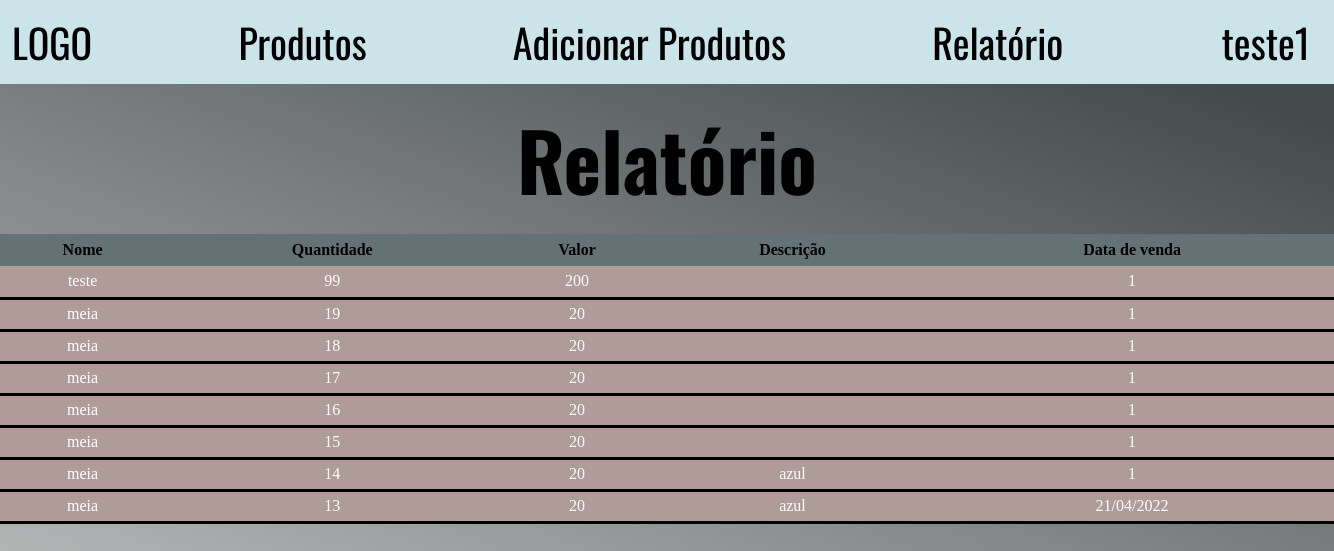
The app's page /Relatório/ (signed in) with its own data.
### algus/models.py (models this page shows, shortened)
class Vendidos(models.Model):
    user = models.ForeignKey(User, on_delete=models.CASCADE)
    nome = models.CharField(max_length=255)
    quantidade = models.IntegerField()
    valor = models.IntegerField()
    descricao = models.TextField(blank=True)
    data = models.CharField(max_length=8)
    class Meta:
        verbose_name_plural = ('Vendidos')

### algus/views.py (called while the page is built)
def relatar(request):
    relatorios = Vendidos.objects.all().filter(user_id=request.user.id)
    return render(request, 'paginas/relatorio.html', {'relatorios':relatorios})

### algus/templates/paginas/relatorio.html
{%extends 'baseout.html'%}
{%block 'out'%}
<body>
    <main>
        <h1>Relatório</h1>
        <table>
            <thead>
                <tr>
                    <th>Nome</th>
                    <th>Quantidade</th>
                    <th>Valor</th>
                    <th>Descrição</th>
                    <th>Data de venda</th>
                </tr>
            </thead>
            <tbody>
                {%for relatorio in relatorios %}
                <tr>
                    <td>{{relatorio.nome}}</td>
                    <td>{{relatorio.quantidade}}</td>
                    <td>{{relatorio.valor}}</td>
                    <td>{{relatorio.descricao}}</td>
                    <td>{{relatorio.data}}</td>
                </tr>
                {%endfor%}
            </tbody>
        </table>
    </main>
{%endblock%}

### templates/baseout.html (shortened to what this page needs)
{%load static%}
<!DOCTYPE html>
<html lang="pt-bt">
<head>
    <link rel="stylesheet" href="style.css">
    <link rel="stylesheet" href="{%static 'css/style.css' %}">
</head>
<body>
    <header>
        <div class="nav">
            <ul>
                <li>
                    <a>LOGO</a>
                    <a href="{%url 'produto'%}">Produtos</a>
                    <a href="{%url 'criar'%}">Adicionar Produtos</a>
                    <a href="{%url 'rell'%}">Relatório</a>
                    <div class="details">
                        <a>{{user.username}}</a>
                    </div>
                </li>
            </ul>
        </div>
    </header>
{%block 'out'%}
{%endblock%}
</body>
</html>

### templates/static/css/style.css (style rules this page uses)
* { padding: 0px; margin: 0px; outline: none; box-sizing: border-box; }
body { height: 100vh; background-color: #c2c2c2; background: linear-gradient(20deg, #c2c2c2 10%, #444b4d 90%); overflow-x: hidden; }
header { background-color: #CBE4EA; width: 100%; }
li { display: flex; justify-content: space-between; }
a { text-decoration: none; color: black; font-size: 2.5em; margin: 12px; font-family: 'Oswald', sans-serif; }
h1 { font-size: 5em; text-align: center; margin: 0.2em; font-family: 'Oswald', sans-serif; }
.details { margin: 12px; }
table { width: 100%; border-collapse: collapse; background-color: #AF9C98; }
table > tbody > tr > td { padding: 4px; }
thead { background-color: #657275; }
tr { text-align: center; height: 32px; }
td { border-bottom: solid black; color: white; }
.details > a { user-select: none; }

### records on screen
Vendidos: nome "teste", quantidade "99", valor "200", data "1"
Vendidos: nome "meia", quantidade "19", valor "20", data "1"
Vendidos: nome "meia", quantidade "18", valor "20", data "1"
Vendidos: nome "meia", quantidade "17", valor "20", data "1"
Vendidos: nome "meia", quantidade "16", valor "20", data "1"
Vendidos: nome "meia", quantidade "15", valor "20", data "1"
Vendidos: nome "meia", quantidade "14", valor "20", descricao "azul", data "1"
Vendidos: nome "meia", quantidade "13", valor "20", descricao "azul", data "21/04/2022"

### other values on screen
{{ user.username }} "teste1"
